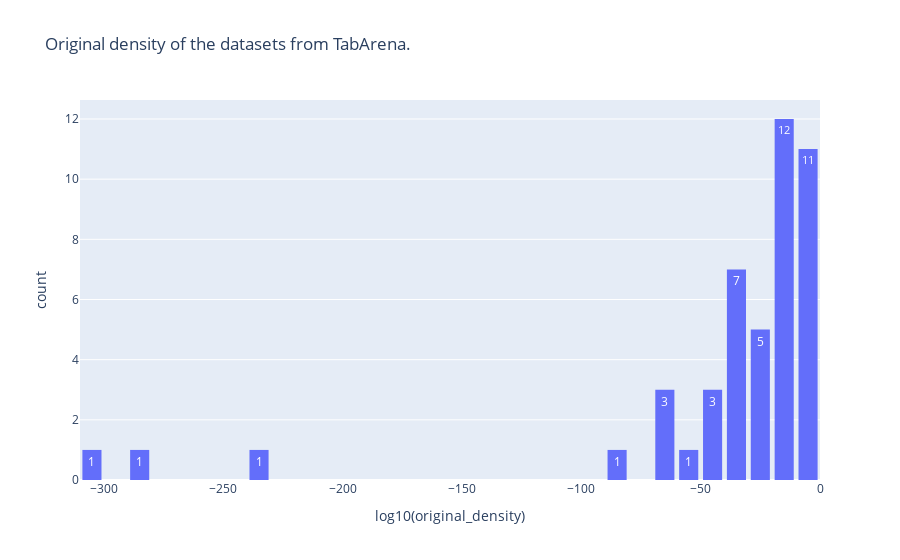

Notebook source saved alongside this figure:
### Code cell
values = np.array(final_table['original_density'])
log_values = np.log10(values[values > 0])

# Create dataframe
df = pd.DataFrame({"log10(value)": log_values})

# Plot histogram of log-values
fig = px.histogram(df, x="log10(value)", labels={'log10(value)':'log10(original_density)'}, nbins=50, text_auto=True, title="Original density of the datasets from TabArena.")
fig.update_layout(bargap=0.2)

fig.show()

### Figure 1 — Plotly figure (JSON) as saved in the notebook; plotly's stock layout.template omitted (floating-point values rounded to 4 significant figures)
{"data": [{"bingroup": "x", "hovertemplate": "log10(original_density)=%{x}<br>count=%{y}<extra></extra>", "legendgroup": "", "marker": {"color": "#636efa", "pattern": {"shape": ""}}, "name": "", "nbinsx": 50, "orientation": "v", "showlegend": false, "texttemplate": "%{value}", "type": "histogram", "x": [-2.978, -20.26, -15.17, -9.248, -11.27, -11.34, -3.72, -35.56, -66.38, -14.52, -12.85, -56.31, -17.73, -12.95, -36.12, -12.58, -8.044, -4.978, -15.27, -18.97, -89.37, -3.268, -34.83, -21.28, -9.275, -10.84, -9.874, -31.46, -5.132, -44.0, -67.98, -22.02, -28.88, -34.38, -235.0, -62.61, -304.5, -9.117, -41.68, -17.03, -37.17, -39.89, -286.4, -1.112, -21.35, -49.43], "xaxis": "x", "yaxis": "y"}], "layout": {"bargap": 0.2, "barmode": "relative", "legend": {"tracegroupgap": 0}, "title": {"text": "Original density of the datasets from TabArena."}, "xaxis": {"anchor": "y", "domain": [0, 1], "title": {"text": "log10(original_density)"}}, "yaxis": {"anchor": "x", "domain": [0, 1], "title": {"text": "count"}}}}
